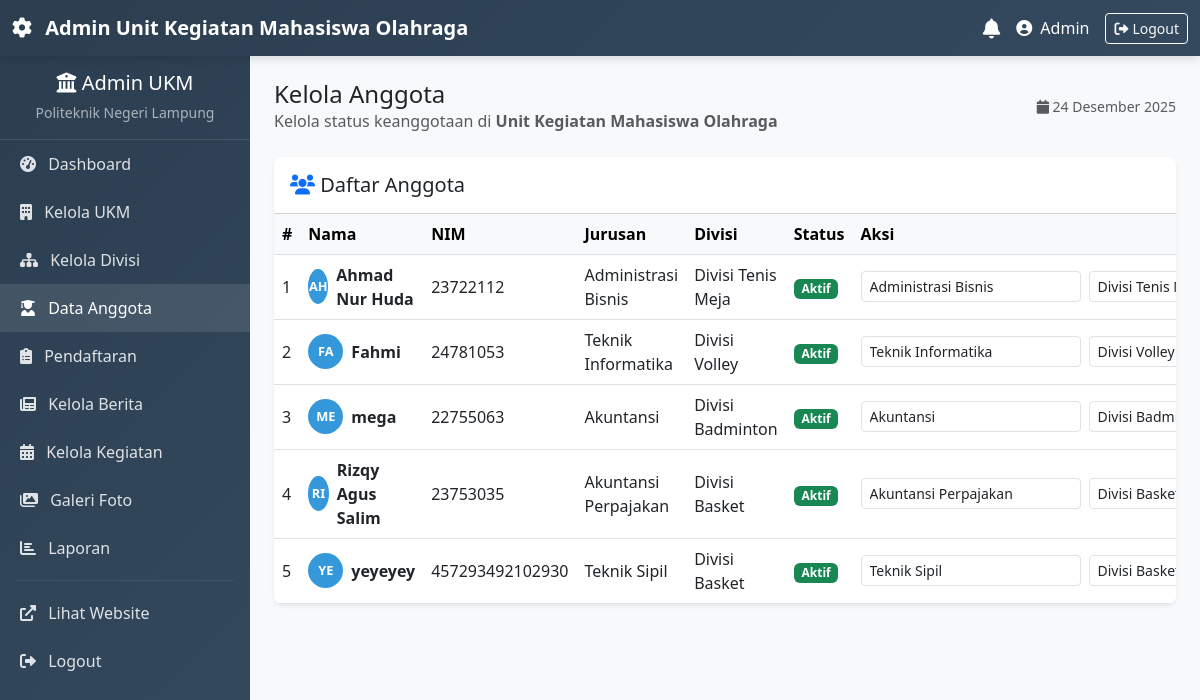
/admin/kelola_mahasiswa.php (signed in), run on the app's committed database.
### tables this page shows
CREATE TABLE `pendaftaran` (
  `id` int(11) NOT NULL,
  `mahasiswa_id` int(11) DEFAULT NULL,
  `ukm_id` int(11) DEFAULT NULL,
  `divisi_id` int(11) DEFAULT NULL,
  `tanggal_daftar` timestamp NOT NULL DEFAULT current_timestamp(),
  `alasan_bergabung` text DEFAULT NULL,
  `pengalaman_organisasi` text DEFAULT NULL,
  `status` enum('pending','diterima','ditolak') DEFAULT 'pending',
  `diproses_oleh` int(11) DEFAULT NULL,
  `tanggal_diproses` datetime DEFAULT NULL,
  `catatan_admin` text DEFAULT NULL,
  `created_at` timestamp NOT NULL DEFAULT current_timestamp(),
  `status_keanggotaan` enum('aktif','tidak_aktif','cuti','dikeluarkan') NOT NULL DEFAULT 'aktif',
  `kta_number` varchar(50) DEFAULT NULL
);

CREATE TABLE `mahasiswa` (
  `id` int(11) NOT NULL,
  `nim` varchar(20) NOT NULL,
  `nama` varchar(100) NOT NULL,
  `email` varchar(100) NOT NULL,
  `no_telepon` varchar(20) DEFAULT NULL,
  `jurusan` varchar(100) DEFAULT NULL,
  `angkatan` year(4) DEFAULT NULL,
  `alamat` text DEFAULT NULL,
  `foto` varchar(255) DEFAULT NULL,
  `password` varchar(255) NOT NULL,
  `created_at` timestamp NOT NULL DEFAULT current_timestamp(),
  `status_akun` enum('aktif','nonaktif') DEFAULT 'aktif',
  `ukm_id` int(11) DEFAULT NULL,
  `status_ukm` enum('menunggu','diterima','ditolak') DEFAULT 'menunggu'
);

CREATE TABLE `divisi` (
  `id` int(11) NOT NULL,
  `ukm_id` int(11) NOT NULL,
  `nama_divisi` varchar(100) NOT NULL,
  `deskripsi` text DEFAULT NULL,
  `created_at` timestamp NOT NULL DEFAULT current_timestamp(),
  `updated_at` timestamp NOT NULL DEFAULT current_timestamp() ON UPDATE current_timestamp()
);

### config/functions.php (called while the page is built, shortened)
<?php
function formatTanggal($tanggal) {
    $bulan = [
        1 => 'Januari', 2 => 'Februari', 3 => 'Maret', 4 => 'April',
        5 => 'Mei', 6 => 'Juni', 7 => 'Juli', 8 => 'Agustus',
        9 => 'September', 10 => 'Oktober', 11 => 'November', 12 => 'Desember'
    ];
    $split = explode('-', date('Y-n-j', strtotime($tanggal)));
    return $split[2] . ' ' . $bulan[(int)$split[1]] . ' ' . $split[0];
}

### admin/kelola_mahasiswa.php (the view, shortened to what this page needs)
<?php
require_once '../config/functions.php';
$ukm_id = (int)$_SESSION['ukm_id'];
$database = new Database();
$db = $database->getConnection();
$stmt_ukm = $db->prepare("SELECT nama_ukm FROM ukm WHERE id = :ukm_id");
$stmt_ukm->bindParam(':ukm_id', $ukm_id, PDO::PARAM_INT);
$stmt_ukm->execute();
$nama_ukm = $stmt_ukm->fetchColumn() ?? "UKM Anda";
$query = "
    SELECT
        m.id AS mahasiswa_id,
        m.nama,
        m.nim,
        m.email,
        m.jurusan,
        p.id AS pendaftaran_id,
        p.status_keanggotaan,
        d.id AS divisi_id,
        d.nama_divisi
    FROM mahasiswa m
    INNER JOIN pendaftaran p ON m.id = p.mahasiswa_id
    LEFT JOIN divisi d ON p.divisi_id = d.id
    WHERE p.ukm_id = :ukm_id
      AND p.status = 'diterima'
    ORDER BY m.nama
";
$stmt = $db->prepare($query);
$stmt->bindParam(':ukm_id', $ukm_id, PDO::PARAM_INT);
$stmt->execute();
$anggota_list = $stmt->fetchAll(PDO::FETCH_ASSOC);
$stmt_div = $db->prepare("SELECT id, nama_divisi FROM divisi WHERE ukm_id = ? ORDER BY nama_divisi");
$stmt_div->execute([$ukm_id]);
$divisi_list = $stmt_div->fetchAll(PDO::FETCH_ASSOC);
function getKeanggotaanBadge($status) {
    $label = match($status) {
        'aktif' => 'Aktif',
        'tidak_aktif' => 'Tidak Aktif',
        'cuti' => 'Cuti',
        'dikeluarkan' => 'Dikeluarkan',
        default => 'Aktif'
    };
    $color = match($status) {
        'aktif' => 'success',
        'tidak_aktif' => 'secondary',
        'cuti' => 'warning',
        'dikeluarkan' => 'danger',
        default => 'success'
    };
    return "<span class='badge bg-{$color}'>{$label}</span>";
}
?>
<?php include 'layout.php'; ?>
<div class="p-3 p-md-4">
    <div class="d-flex justify-content-between align-items-center mb-4 flex-column flex-md-row">
        <div class="text-center text-md-start">
            <h2 class="h4 mb-1 mb-md-0">Kelola Anggota</h2>
            <p class="text-muted mb-0">Kelola status keanggotaan di <strong><?= htmlspecialchars($nama_ukm) ?></strong></p>
        </div>
        <small class="text-muted mt-2 mt-md-0">
            <i class="fas fa-calendar"></i> <?= formatTanggal(date('Y-m-d')) ?>
        </small>
    </div>
    <div class="card border-0 shadow-sm rounded-3 overflow-hidden">
        <div class="card-header bg-white py-3">
            <h5 class="mb-0">
                <i class="fas fa-users text-primary"></i> Daftar Anggota
            </h5>
        </div>
        <div class="card-body p-0">
            <div class="table-responsive">
                <table class="table table-hover mb-0">
                    <thead class="table-light">
                        <tr>
                            <th>#</th>
                            <th>Nama</th>
                            <th>NIM</th>
                            <th class="d-none d-md-table-cell">Jurusan</th>
                            <th class="d-none d-md-table-cell">Divisi</th>
                            <th>Status</th>
                            <th>Aksi</th>
                        </tr>
                    </thead>
                    <tbody>
                        <?php if (empty($anggota_list)): ?>
                            <tr>
                                <td colspan="7" class="text-center py-4 text-muted">
                                    <i class="fas fa-users-slash fa-2x mb-2"></i><br>
                                    Belum ada anggota di UKM ini.
                                </td>
                            </tr>
                        <?php else: ?>
                            <?php $no = 1; ?>
                            <?php foreach ($anggota_list as $m): ?>
                                <tr>
                                    <td class="align-middle"><?= $no++ ?></td>
                                    <td class="align-middle">
                                        <div class="d-flex align-items-center">
                                            <div class="avatar-initials d-none d-md-flex me-2">
                                                <?= strtoupper(substr(htmlspecialchars($m['nama']), 0, 2)) ?>
                                            </div>
                                            <div class="fw-bold"><?= htmlspecialchars($m['nama']) ?></div>
                                        </div>
                                    </td>
                                    <td class="align-middle"><?= htmlspecialchars($m['nim']) ?></td>
                                    <td class="align-middle d-none d-md-table-cell"><?= htmlspecialchars($m['jurusan'] ?? '-') ?></td>
                                    <td class="align-middle d-none d-md-table-cell"><?= $m['nama_divisi'] ?? '<span class="text-muted">-</span>' ?></td>
                                    <td class="align-middle"><?= getKeanggotaanBadge($m['status_keanggotaan']) ?></td>
                                    <td class="align-middle">
                                        <form method="POST" class="edit-form">
                                            <input type="text"
                                                name="jurusan"
                                                class="form-control form-control-sm"
                                                value="<?= htmlspecialchars($m['jurusan'] ?? '') ?>"
                                                placeholder="Jurusan">
                                            <select name="divisi_id" class="form-select form-select-sm">
                                                <?php foreach ($divisi_list as $div): ?>
                                                    <option value="<?= $div['id'] ?>"
                                                        <?= ($div['id'] == $m['divisi_id']) ? 'selected' : '' ?>>
                                                        <?= htmlspecialchars($div['nama_divisi']) ?>
                                                    </option>
                                                <?php endforeach; ?>
                                            </select>
                                        </form>
                                    </td>
                                </tr>
                            <?php endforeach; ?>
                        <?php endif; ?>
                    </tbody>
                </table>
            </div>
        </div>
    </div>
</div>
<?php include 'footer.php'; ?>

### admin/layout.php (style rules this page uses)
body { overflow: hidden; }

### admin/kelola_mahasiswa.php (style rules this page uses)
.avatar-initials { width: 35px; height: 35px; border-radius: 50%; background: #3498db; color: white; display: flex; align-items: center; justify-content: center; font-size: 0.8rem; font-weight: bold; }
.edit-form { display: flex; align-items: center; gap: 8px; flex-wrap: nowrap; }
.edit-form select, .edit-form input { width: auto; min-width: 100px; font-size: 0.875rem; }

### data on the page
pendaftaran: mahasiswa.nama "AH", mahasiswa.nama "Ahmad Nur Huda", mahasiswa.nim "23722112", mahasiswa.jurusan "Administrasi Bisnis", divisi.nama_divisi "Divisi Tenis Meja", status_keanggotaan "Aktif", jurusan "Administrasi Bisnis"
pendaftaran: mahasiswa.nama "FA", mahasiswa.nama "Fahmi", mahasiswa.nim "24781053", mahasiswa.jurusan "Teknik Informatika", divisi.nama_divisi "Divisi Volley", status_keanggotaan "Aktif", jurusan "Teknik Informatika"
pendaftaran: mahasiswa.nama "ME", mahasiswa.nama "mega", mahasiswa.nim "22755063", mahasiswa.jurusan "Akuntansi", divisi.nama_divisi "Divisi Badminton", status_keanggotaan "Aktif", jurusan "Akuntansi"
pendaftaran: mahasiswa.nama "RI", mahasiswa.nama "Rizqy Agus Salim", mahasiswa.nim "23753035", mahasiswa.jurusan "Akuntansi Perpajakan", divisi.nama_divisi "Divisi Basket", status_keanggotaan "Aktif", jurusan "Akuntansi Perpajakan"
pendaftaran: mahasiswa.nama "YE", mahasiswa.nama "yeyeyey", mahasiswa.nim "457293492102930", mahasiswa.jurusan "Teknik Sipil", divisi.nama_divisi "Divisi Basket", status_keanggotaan "Aktif", jurusan "Teknik Sipil"

### other printed values
$nama_ukm "Unit Kegiatan Mahasiswa Olahraga"
$_SESSION['user_name'] "Admin"
form field divisi_id "Divisi Tenis Meja"
form field divisi_id "Divisi Volley"
form field divisi_id "Divisi Badminton"
form field divisi_id "Divisi Basket"
